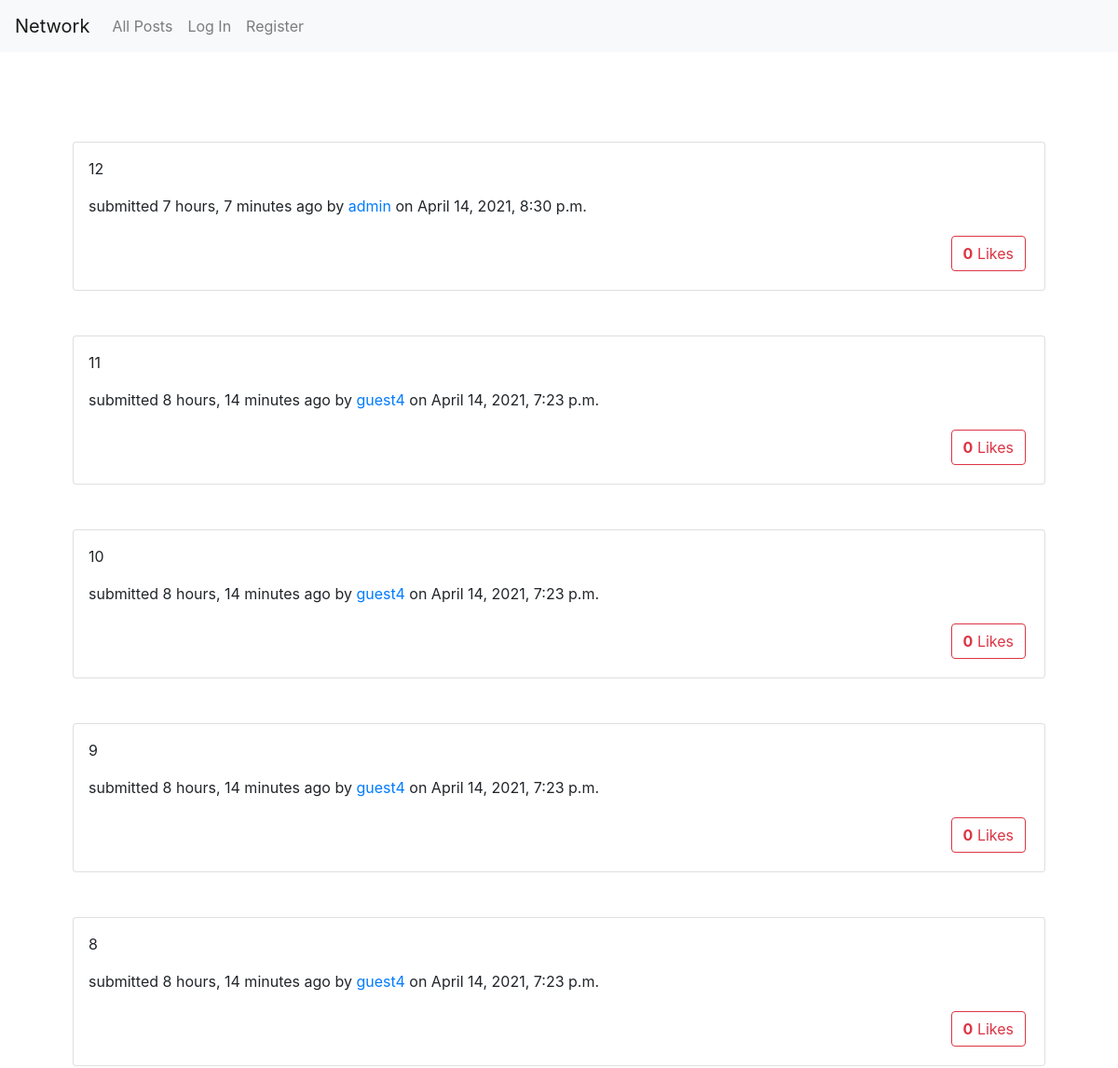
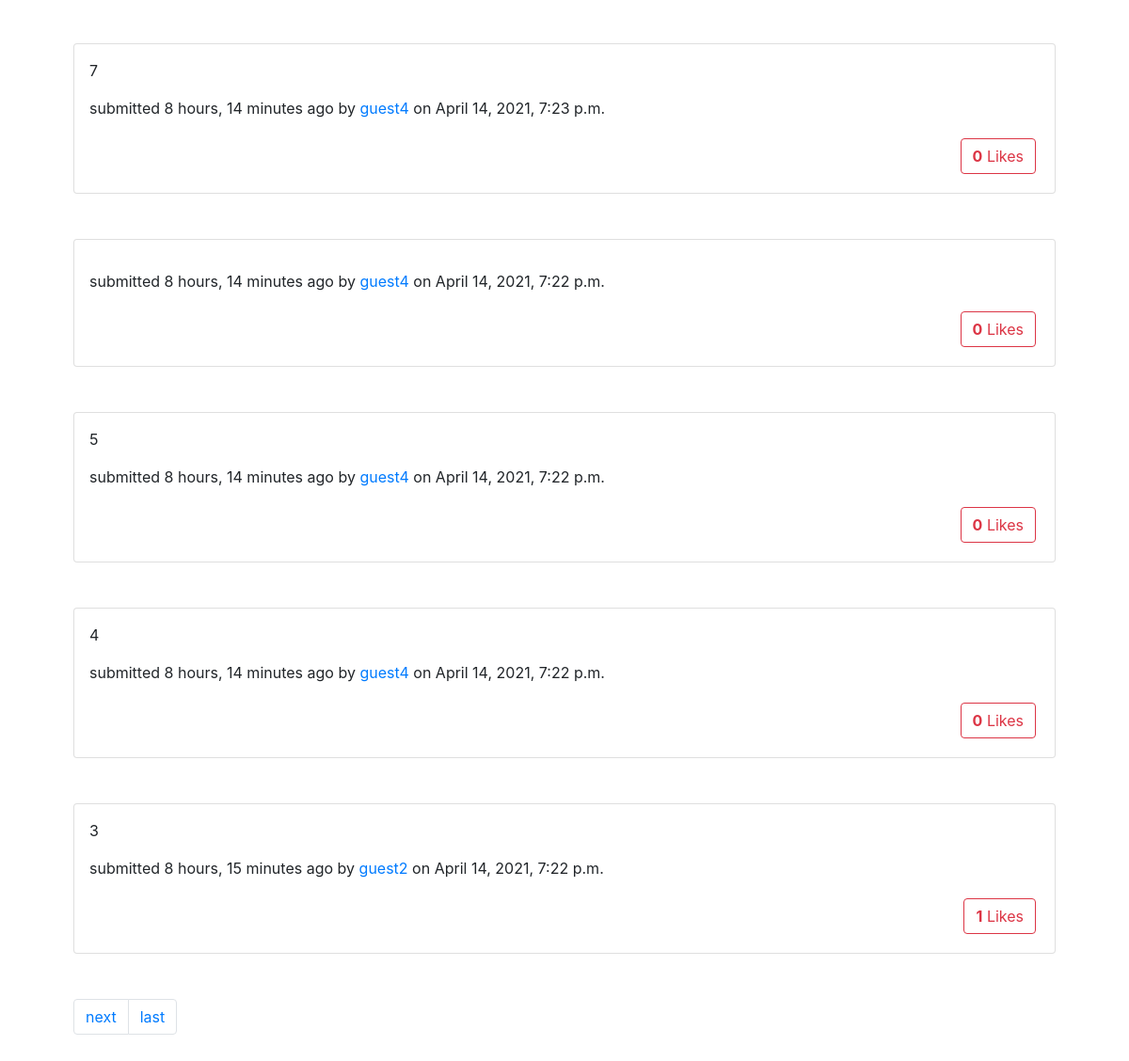
The app's page /, older data (2 pictures, top to bottom).
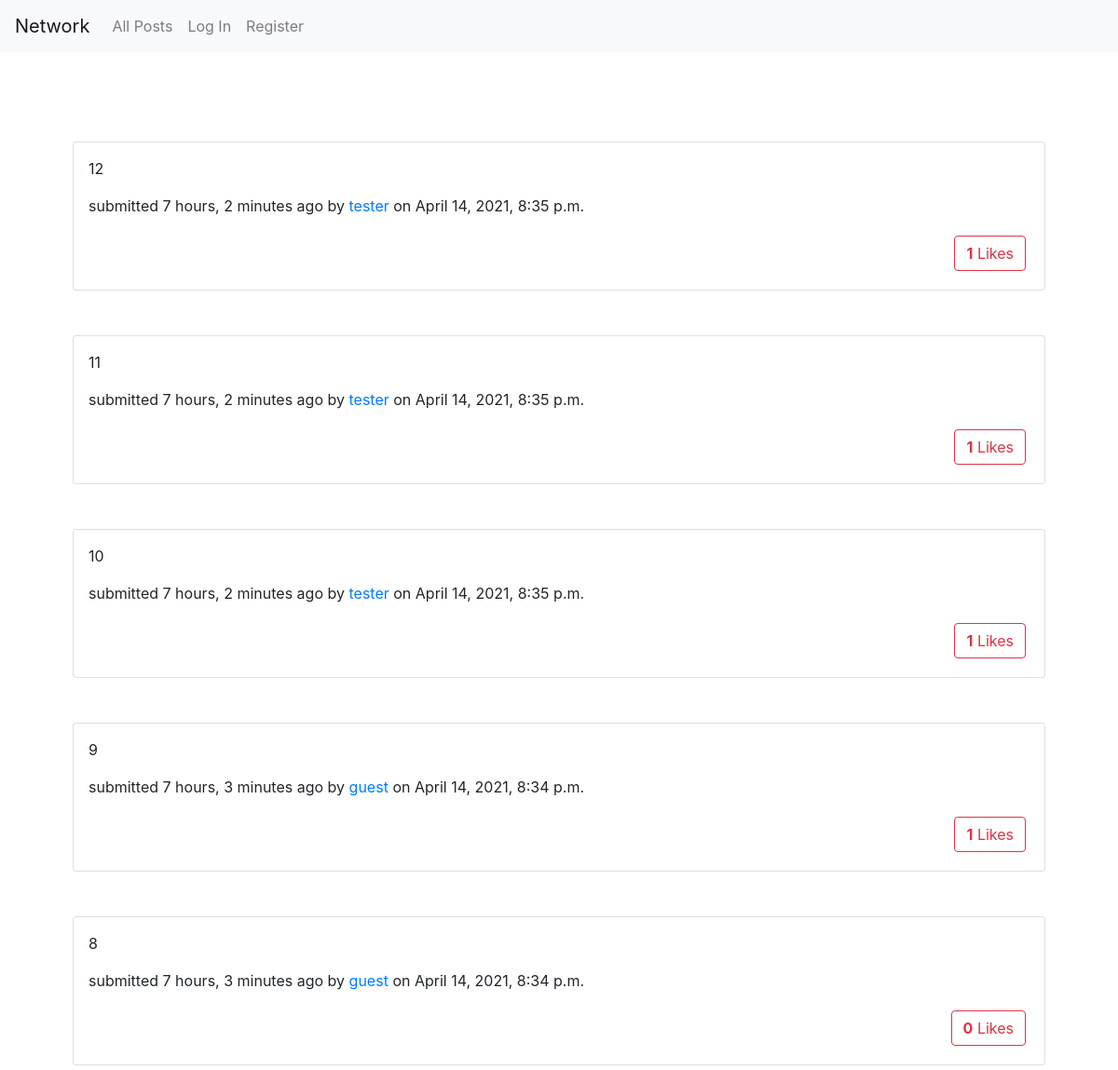
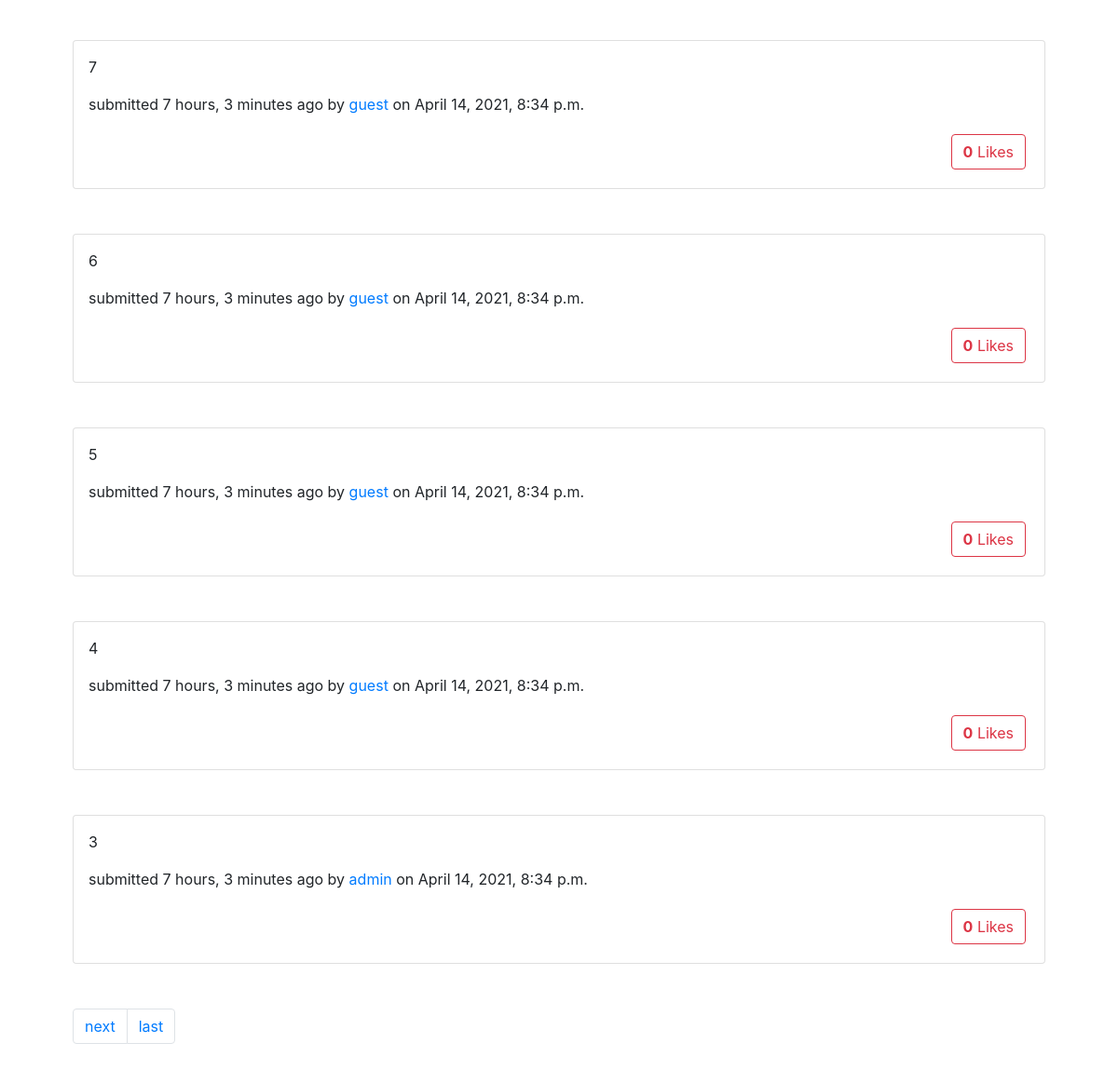
The same page, newer data (2 pictures, top to bottom).
### network/models.py (models this page shows, shortened)
class Post(models.Model):
    body = models.CharField(max_length=250)
    post_date = models.DateTimeField(auto_now_add=True)
    user = models.ForeignKey(User, on_delete=models.CASCADE)
    likes = models.ManyToManyField(User, symmetrical=False, default=0, related_name="likes")

### network/views.py (the view)
# urls.py: path("", views.index, name="index"),
def index(request):
    if request.method == "GET":
        posts = Post.objects.all().order_by("-post_date")
        paginator = Paginator(posts, 10)
        page = request.GET.get('page')
        data = paginator.get_page(page)
        context = {"posts": data}
        return render(request, "network/index.html", context)
    return JsonResponse({"error": "GET request only."}, status=400)

### network/templates/network/index.html (shortened to what this page needs)
{% extends "network/layout.html" %}
{% load static %}
{% block body %}
    <div id="posts-view">
        {% for post in posts %}
            {% include 'network/post.html' %}
        {% endfor%}
    </div>
    {% include 'network/pagination.html' %}
{% endblock %}

### network/templates/network/layout.html (shortened to what this page needs)
{% load static %}
<!DOCTYPE html>
<html lang="en">
    <head>
        <link rel="stylesheet" href="https://stackpath.bootstrapcdn.com/bootstrap/4.4.1/css/bootstrap.min.css">
        <link href="{% static 'network/styles.css' %}" rel="stylesheet">
    </head>
    <body>
        <nav class="navbar navbar-expand-lg navbar-light bg-light">
            <a class="navbar-brand" id="index" href="{% url 'index' %}">Network</a>
            <div>
              <ul class="navbar-nav mr-auto">
                <li class="nav-item">
                  <a class="nav-link" id="index" href="{% url 'index' %}">All Posts</a>
                </li>
                {% if user.is_authenticated %}
                    <li class="nav-item">
                        <a class="nav-link" id="following-nav" href="{% url 'following'%}">Following</a>
                    </li>
                    <li class="nav-item">
                        <a class="nav-link" href="{% url 'logout' %}">Log Out</a>
                    </li>
                {% else %}
                    <li class="nav-item">
                        <a class="nav-link" href="{% url 'login' %}">Log In</a>
                    </li>
                    <li class="nav-item">
                        <a class="nav-link" href="{% url 'register' %}">Register</a>
                    </li>
                {% endif %}
              </ul>
            </div>
          </nav>
        <div class="body container p-5">
            {% block body %}
            {% endblock %}
        </div>
    </body>
</html>

### network/templates/network/post.html (shortened to what this page needs)
<div class="card my-5 p-3" id="post-card-{{post.id}}">
    <p id="post-body-{{post.id}}">{{post.body}}</p>
    <p>submitted {{post.post_date|timesince}} ago by <a id="profile-{{post.id}}" href="{% url 'profile' post.user.id %}">{{post.user}}</a> on {{post.post_date}}</p>
    <div id="btns-{{post.id}}" class="text-right">
        <button type="button" class="btn btn-outline-danger m-1" id="like-btn-{{post.id}}"><b id="likes-count-{{post.id}}">{{post.likes.count}}</b> Likes</button>
    </div>
</div>

### network/templates/network/pagination.html (shortened to what this page needs)
<nav aria-label="Page navigation example">
    <ul class="pagination">
    {% if posts.has_next %}
    <li class="page-item"><a class="page-link" href="?page={{posts.next_page_number}}">next</a></li>
    <li class="page-item"><a class="page-link" href="?page={{posts.paginator.num_pages}}">last</a></li>
    {% endif %}
    </ul>
</nav>

Row changes from the older to the newer data that the page shows:
changed Post (number 1 of 10 on the later page): post_date "7 hours, 7 minutes" → "7 hours, 2 minutes"; user "admin" → "tester"; post_date "April 14, 2021, 8:30 p.m." → "April 14, 2021, 8:35 p.m."; likes.count "0" → "1"
changed Post (number 2 of 10 on the later page): post_date "8 hours, 14 minutes" → "7 hours, 2 minutes"; user "guest4" → "tester"; post_date "April 14, 2021, 7:23 p.m." → "April 14, 2021, 8:35 p.m."; likes.count "0" → "1"
changed Post (number 3 of 10 on the later page): post_date "8 hours, 14 minutes" → "7 hours, 2 minutes"; user "guest4" → "tester"; post_date "April 14, 2021, 7:23 p.m." → "April 14, 2021, 8:35 p.m."; likes.count "0" → "1"
changed Post (number 4 of 10 on the later page): post_date "8 hours, 14 minutes" → "7 hours, 3 minutes"; user "guest4" → "guest"; post_date "April 14, 2021, 7:23 p.m." → "April 14, 2021, 8:34 p.m."; likes.count "0" → "1"
changed Post (number 5 of 10 on the later page): post_date "8 hours, 14 minutes" → "7 hours, 3 minutes"; user "guest4" → "guest"; post_date "April 14, 2021, 7:23 p.m." → "April 14, 2021, 8:34 p.m."
changed Post (number 6 of 10 on the later page): post_date "8 hours, 14 minutes" → "7 hours, 3 minutes"; user "guest4" → "guest"; post_date "April 14, 2021, 7:23 p.m." → "April 14, 2021, 8:34 p.m."
changed Post (number 7 of 10 on the later page): body (not shown) → "6"; post_date "8 hours, 14 minutes" → "7 hours, 3 minutes"; user "guest4" → "guest"; post_date "April 14, 2021, 7:22 p.m." → "April 14, 2021, 8:34 p.m."
changed Post (number 8 of 10 on the later page): post_date "8 hours, 14 minutes" → "7 hours, 3 minutes"; user "guest4" → "guest"; post_date "April 14, 2021, 7:22 p.m." → "April 14, 2021, 8:34 p.m."
changed Post (number 9 of 10 on the later page): post_date "8 hours, 14 minutes" → "7 hours, 3 minutes"; user "guest4" → "guest"; post_date "April 14, 2021, 7:22 p.m." → "April 14, 2021, 8:34 p.m."
changed Post: post_date "8 hours, 15 minutes" → "7 hours, 3 minutes"; user "guest2" → "admin"; post_date "April 14, 2021, 7:22 p.m." → "April 14, 2021, 8:34 p.m."; likes.count "1" → "0"
